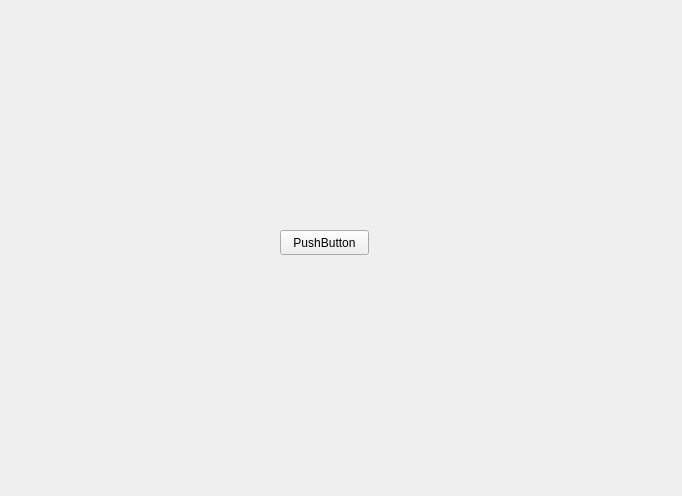
<?xml version="1.0" encoding="UTF-8"?>
<ui version="4.0">
 <class>MainWindow</class>
 <widget class="QMainWindow" name="MainWindow">
  <property name="geometry">
   <rect>
    <x>0</x>
    <y>0</y>
    <width>682</width>
    <height>496</height>
   </rect>
  </property>
  <property name="windowTitle">
   <string>MainWindow</string>
  </property>
  <widget class="QWidget" name="centralwidget">
   <widget class="QPushButton" name="pushButton">
    <property name="geometry">
     <rect>
      <x>280</x>
      <y>230</y>
      <width>89</width>
      <height>25</height>
     </rect>
    </property>
    <property name="text">
     <string>PushButton</string>
    </property>
   </widget>
  </widget>
 </widget>
 <resources/>
 <connections/>
</ui>
